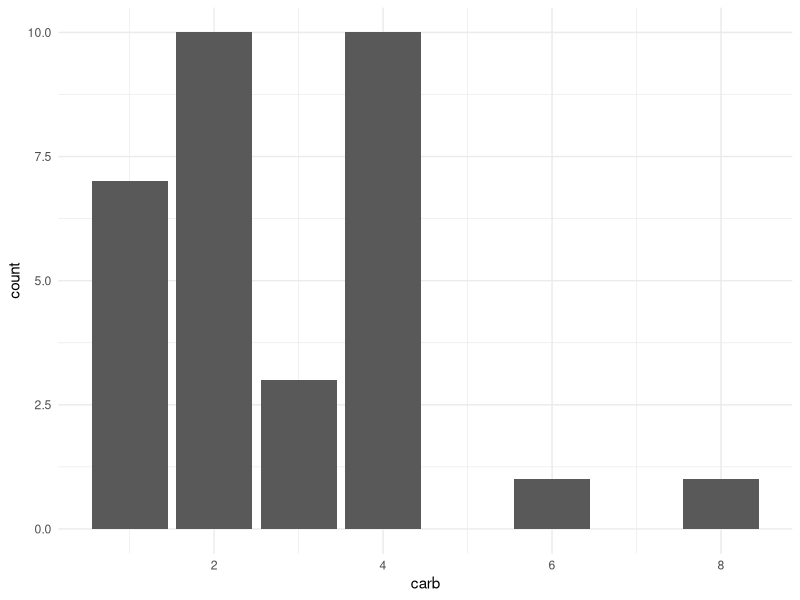
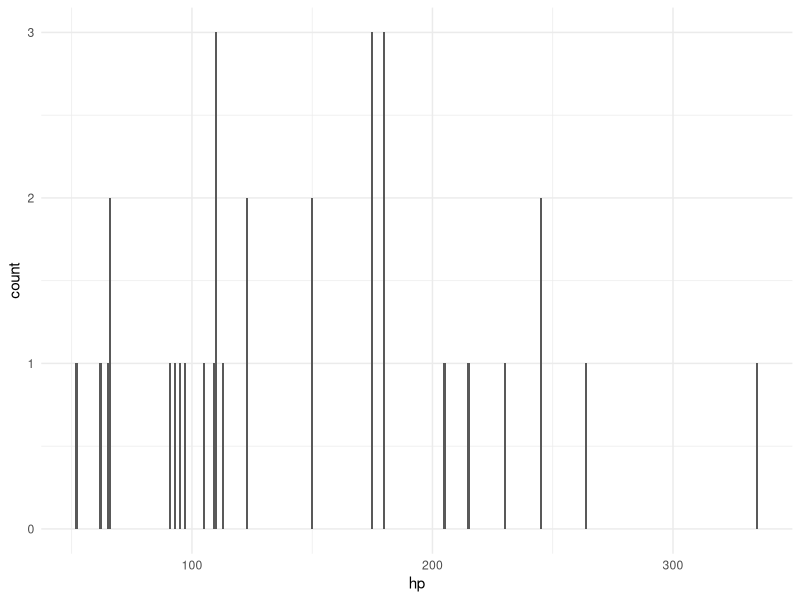
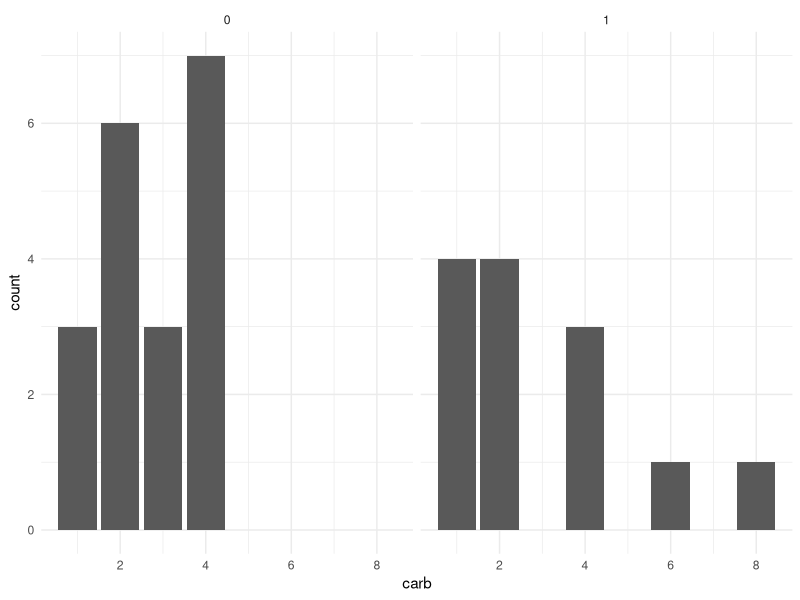
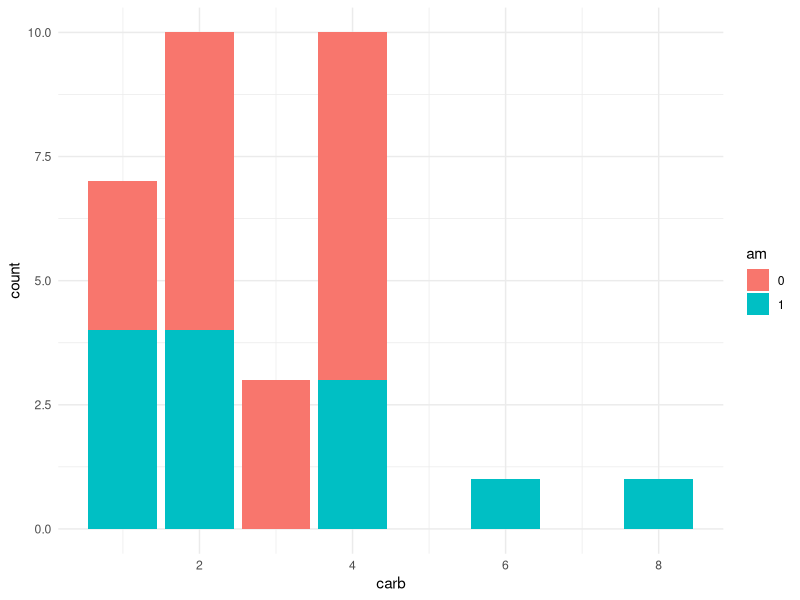
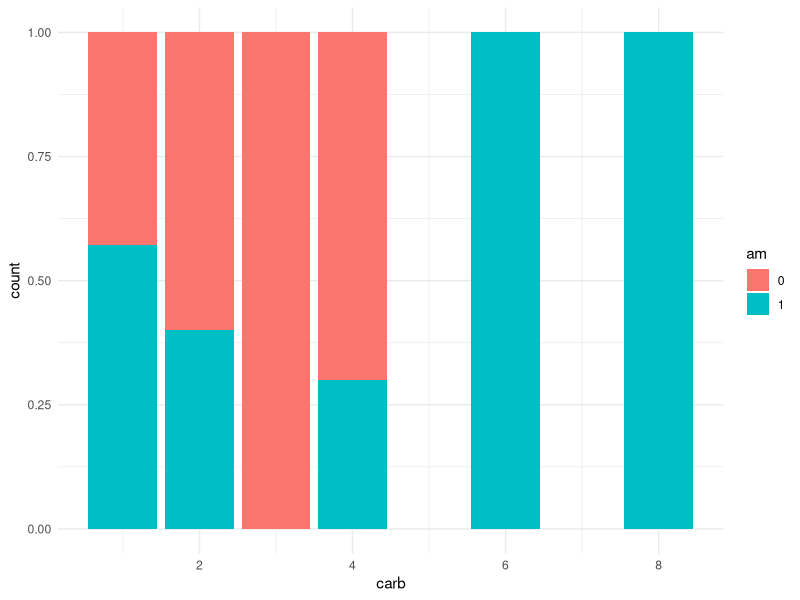
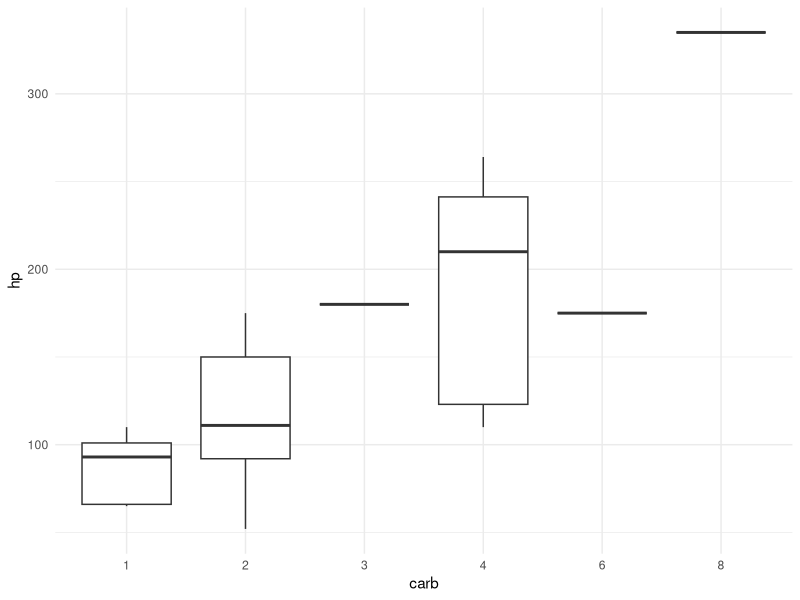
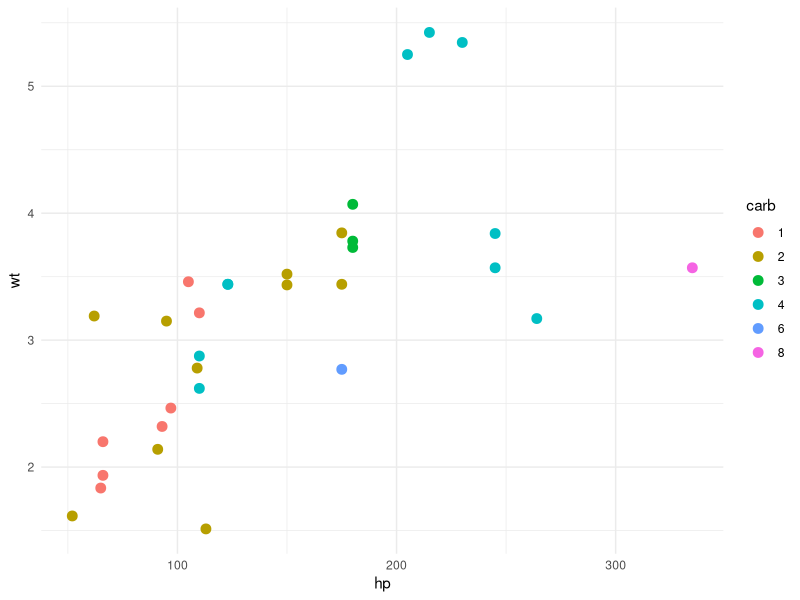
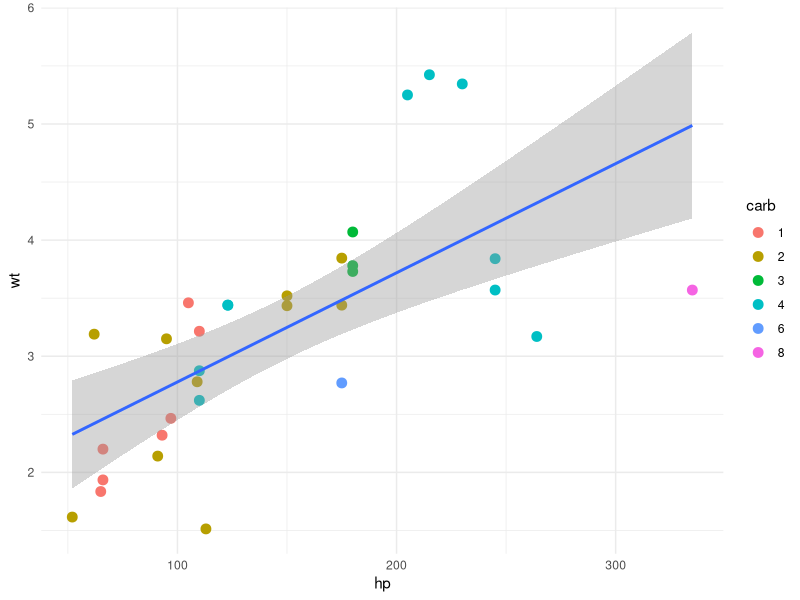

Write the R code that produced these figures, in order.
# ggplot2 exercises
# number of carburetors
# horsepower
# barplot of number of carburetors per transmission
# boxplot of horsepower by the number of carburetors
# horsepower and weight by the number of carburetors
# horsepower and weight by the number of carburetors with a trend line

library(dplyr)
library(ggplot2)

str(mtcars)
# number of carburetors
mtcars %>% ggplot(aes(x = carb)) + geom_bar() + theme_minimal()
# horsepower
mtcars %>% ggplot(aes(x = hp)) + geom_bar(binwidth = 50) + theme_minimal()
# barplot of number of carburetors per transmission
mtcars$am <- factor(mtcars$am)
mtcars %>% ggplot(aes(x = carb)) + geom_bar() + theme_minimal() + facet_grid(~am)
mtcars %>% ggplot(aes(x = carb, fill = am)) + geom_bar() + theme_minimal()
mtcars %>% ggplot(aes(x = carb, fill = am)) + geom_bar(position = "fill") + theme_minimal()
# boxplot of horsepower by the number of carburetors
mtcars$carb <- factor(mtcars$carb)
mtcars %>% ggplot(aes(x = carb, y = hp)) + geom_boxplot() + theme_minimal()
# horsepower and weight by the number of carburetors
mtcars %>% ggplot(aes(x = hp, y = wt)) + geom_point(aes(color = carb), size = 3) + theme_minimal()
# horsepower and weight by the number of carburetors with a trend line
mtcars %>% ggplot(aes(x = hp, y = wt)) + geom_point(aes(color = carb), size = 3) + geom_smooth(method = "lm") + theme_minimal()
